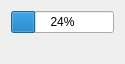
<?xml version="1.0" encoding="UTF-8"?>
<ui version="4.0">
 <class>DJViewView</class>
 <widget class="QWidget" name="DJViewView">
  <property name="geometry">
   <rect>
    <x>0</x>
    <y>0</y>
    <width>125</width>
    <height>64</height>
   </rect>
  </property>
  <property name="windowTitle">
   <string>View</string>
  </property>
  <layout class="QGridLayout" name="gridLayout">
   <item row="0" column="0">
    <widget class="QProgressBar" name="beatBar">
     <property name="value">
      <number>24</number>
     </property>
    </widget>
   </item>
   <item row="1" column="0">
    <widget class="QLabel" name="bpmOutputLabel">
     <property name="text">
      <string/>
     </property>
    </widget>
   </item>
  </layout>
 </widget>
 <resources/>
 <connections/>
</ui>
